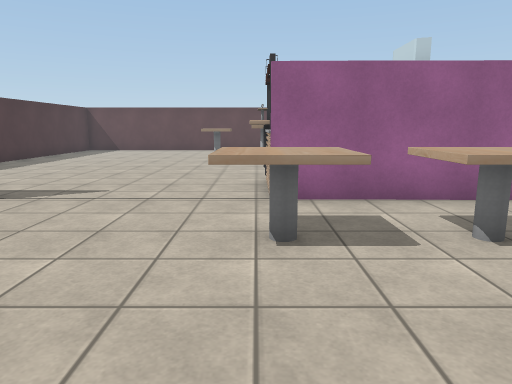
[1] (above)

20 first-person views from a walk through a Unity game level. The camera is 1.3 m above the floor, tilts 10° down and sees 70° across. The floor is counted in squares, 1 m on a side. Each view is taken from the middle of a square. On the plan, view 1 faces up. The plan holds only what a view shows up to about 15 squares ahead; the rest is blank. The place goes on beyond the plan. The player is left out. Some animated figures are left out. Some surface patterns are stand-ins.

[2]
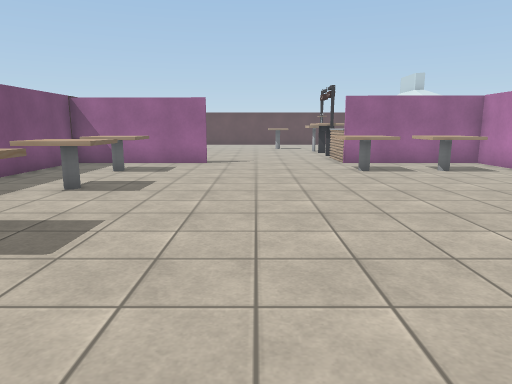

[3]
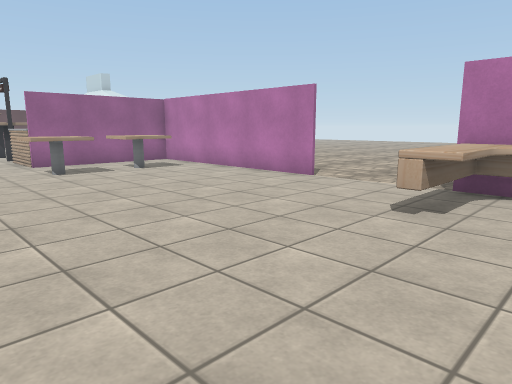

[4]
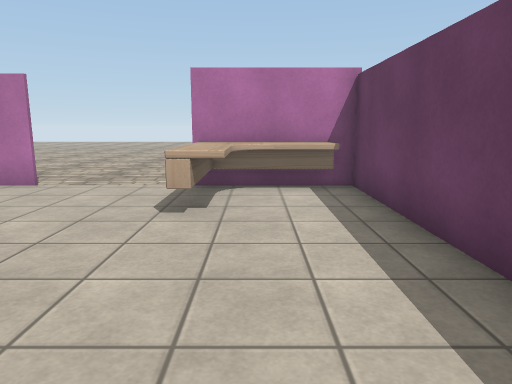

[5]
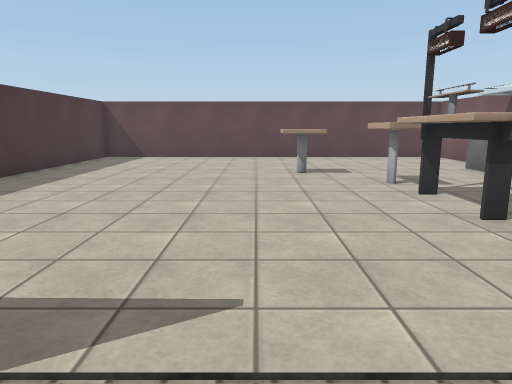

[6]
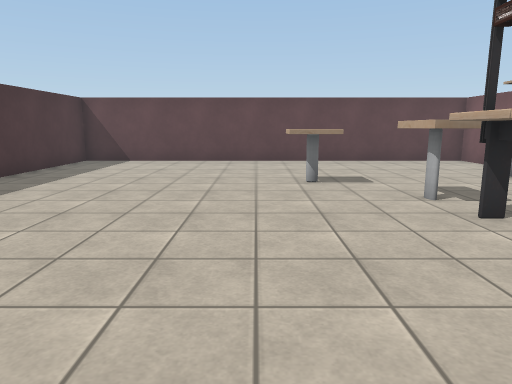

[7]
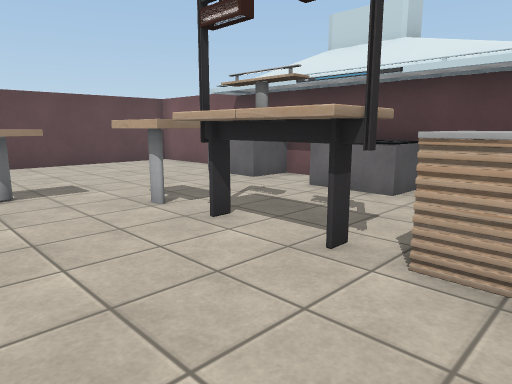

[8]
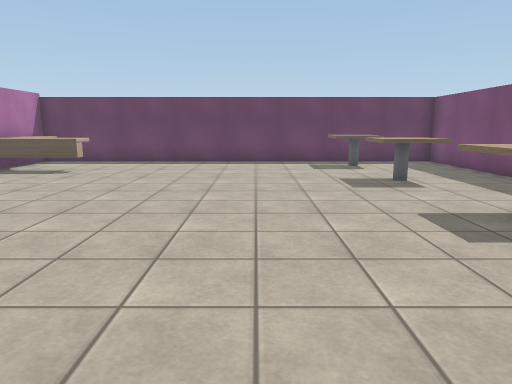

[9]
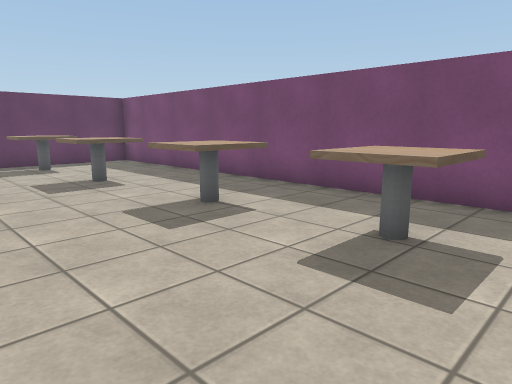

[10]
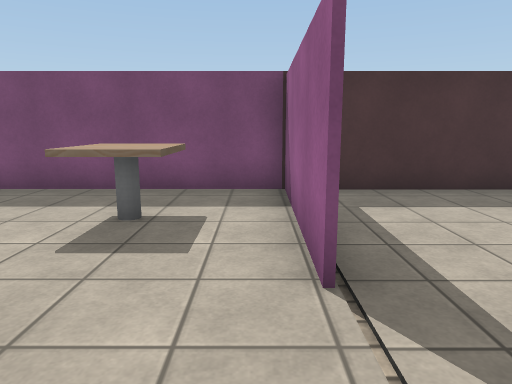

[11]
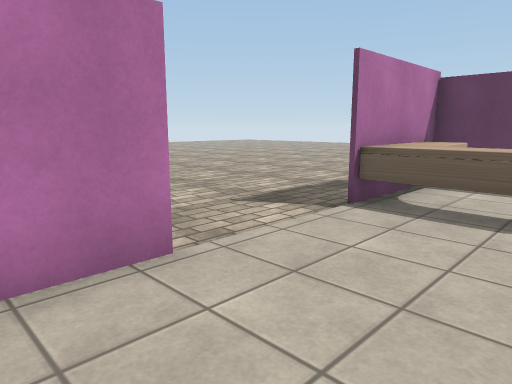

[12]
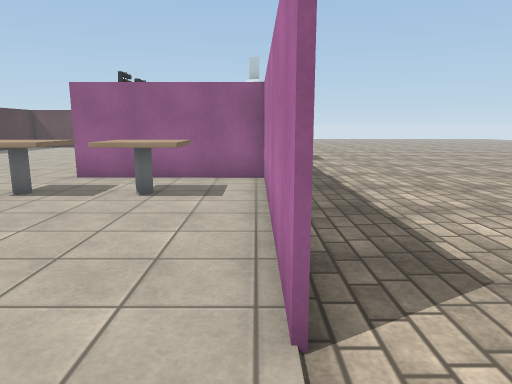

[13]
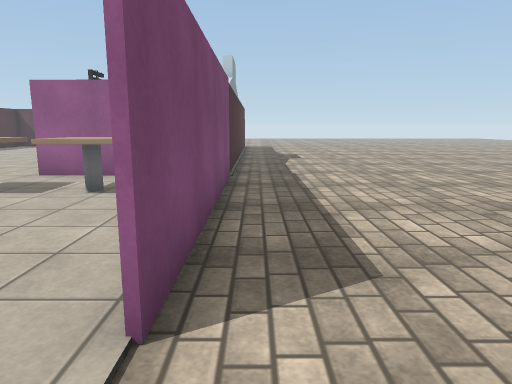

[14]
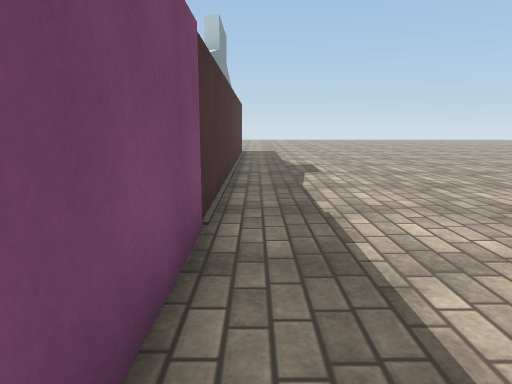

[15]
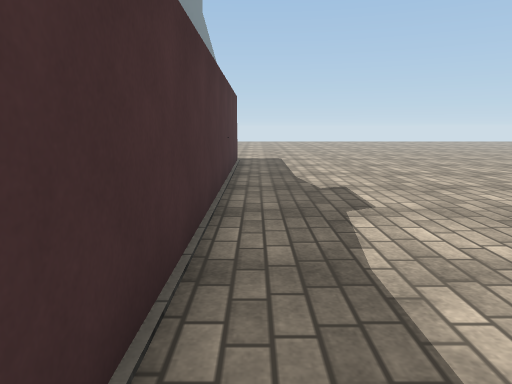

[16]
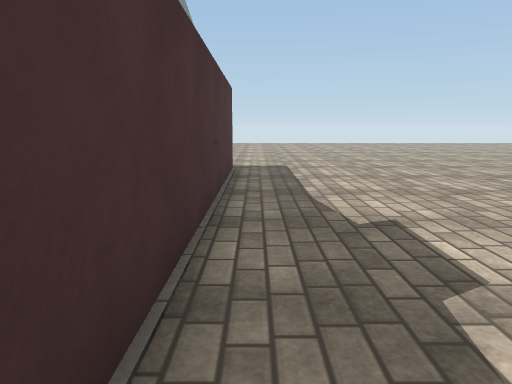

[17]
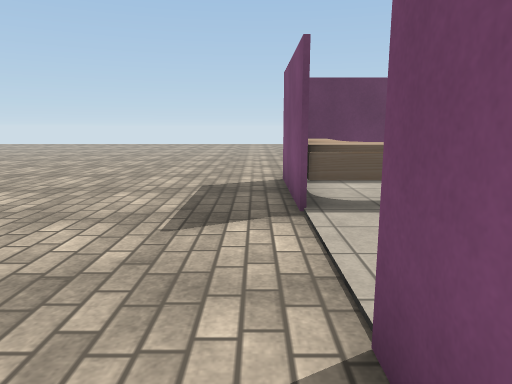

[18]
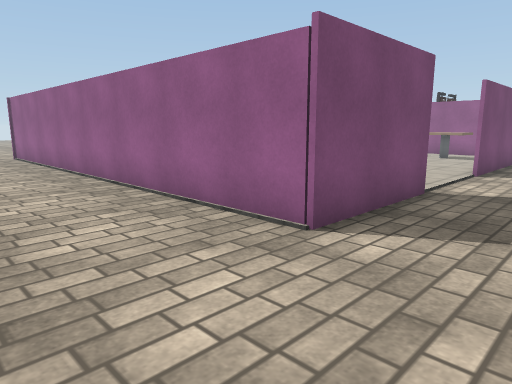

[19]
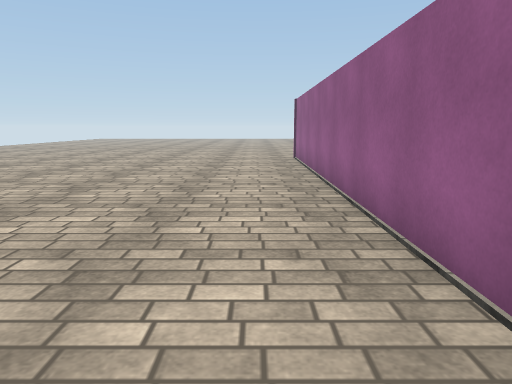

[20]
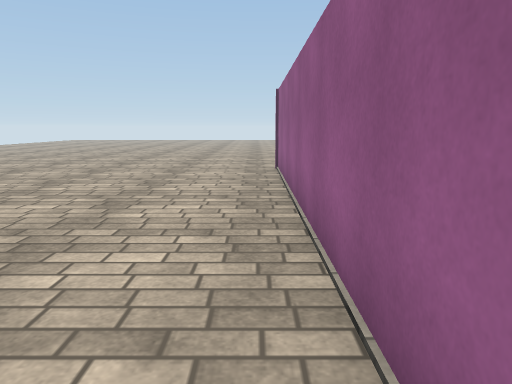

### Floor plan
Points are (right, up) in squares from view 1. A wall is a line through its corners. A room is listed if a view was taken in it or the views show most of it. See-through windows are left out.
Room 1 (views 1, 2, 3, 4, 5, 6, 7, 8, 9, 10, 11, 12, 13, 14, 15, 16, 17, 18, 19, 20)
walls: (5.2, 9.5) (5.2, 11.5); (-4.8, 6.7) (-9.8, 6.7); (5.2, -1) (5.2, 6.5) (1.4, 6.6); (-9.8, 11.5) (-9.8, -8.2) (5.2, -8.2); (5.2, 18.6) (5.2, 21.6) (-9.8, 21.6) (-9.8, 13.9); (5.3, -7.4) (5.3, -8.3) (-9.9, -8.3); (5.3, 21.6) (5.3, -1)
low walls: (5.2, 14) (5.2, 14.5)
ways out: opening at (-11, -10.5)
objects: table (-7, -3); table (-7, 1); table (-7, 4); table (-6, -7); table (-2, 16); table (0, 4); other object (0, 7) to (1, 9); table (0, 10) to (1, 12); table (0, 14); table (2, -7) to (5, -5); table (3, 4); stove (4, 12) to (5, 12); stove (5, 15)

Positions as (right, up) in squares from view 1, and headings:
1: (0, 0), facing up
2: (-3, -7), facing up
3: (-3, -7), facing up-right
4: (-3, -6), facing right
5: (-3, 5), facing up
6: (-3, 7), facing up
7: (-3, 8), facing up-right
8: (-3, 6), facing down
9: (-3, 6), facing down-left
10: (-2, 6), facing left
11: (2, 1), facing down-right
12: (5, -3), facing up
13: (6, -3), facing up
14: (6, 2), facing up
15: (6, 7), facing up
16: (6, 10), facing up
17: (6, 1), facing down
18: (8, -12), facing up-left
19: (6, -10), facing left
20: (2, -9), facing left
